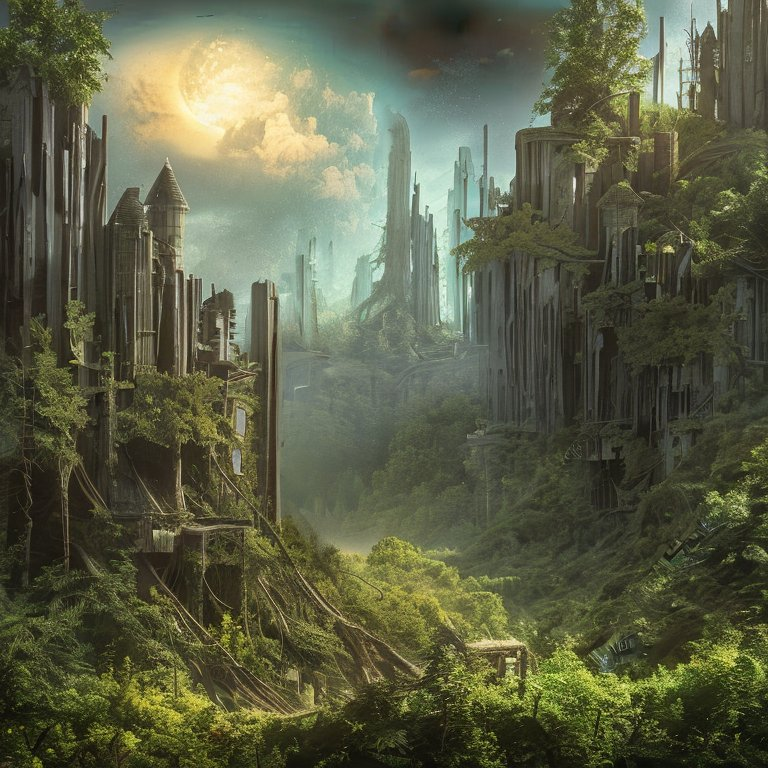
#> input picture image/work2.jpg, 768 x 768 px
$ python assignment_2.py
#> lines starting #> are read from the running program, lines starting #| are printed output that depends on the picture
import numpy as np
import cv2 as cv

imgA = cv.imread("image/work2.jpg", cv.IMREAD_GRAYSCALE)
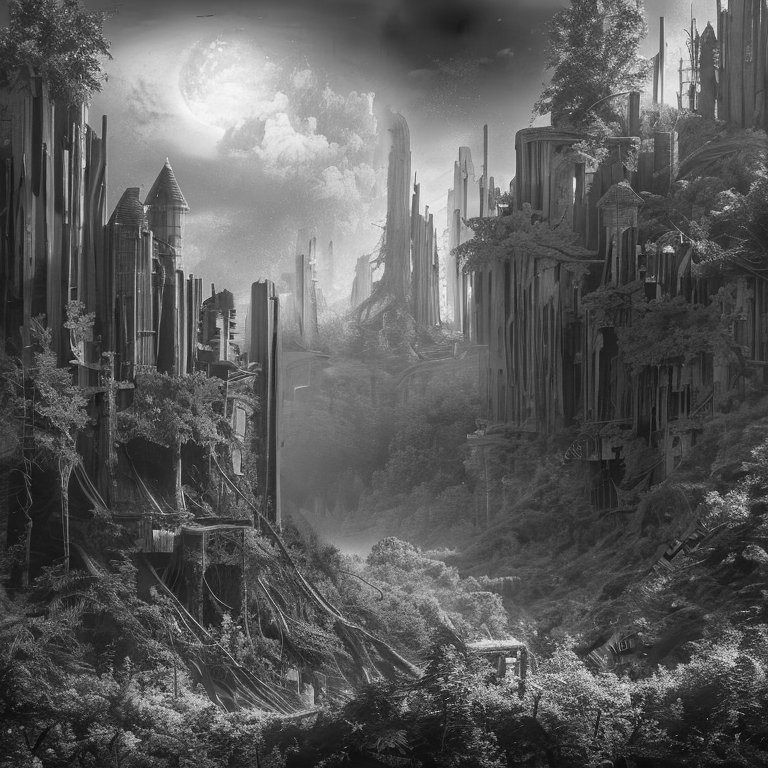
#> imgA: shape (768, 768); min 0, max 251, mean 91.4

user_specific_value = int(input("Enter mean value: "))
#> the answer given: 3
window_size = int(input("Enter window size: "))
#> the answer given: 100
gamma_more = float(input("Enter the gamma value for γ < 1: ")) #ป้อนค่าแกมม่าที่น้อยกว่า 1
#> the answer given: 1
gammma_less = float(input("Enter the gamma value for γ > 1: ")) #ป้อนค่าแกมม่าที่มากกว่า 1
#> the answer given: 1

block_size = (window_size, window_size)
stride = (block_size[0] // 2, block_size[1] // 2)

blocks_y = (imgA.shape[0] - block_size[0]) // stride[0] + 1
#> blocks_y = 14
blocks_x = (imgA.shape[1] - block_size[1]) // stride[1] + 1
#> blocks_x = 14

blocks = []
block_histograms = []
block_means = []

for y in range(blocks_y):
    for x in range(blocks_x):
        block = imgA[y * stride[0]: y * stride[0] + block_size[0], x * stride[1]: x * stride[1] + block_size[1]]
        blocks.append(block)

        hist = cv.calcHist([block], [0], None, [256], [0, 256])
        block_histograms.append(hist)

        value_mean = np.mean(block)
        block_means.append(value_mean)
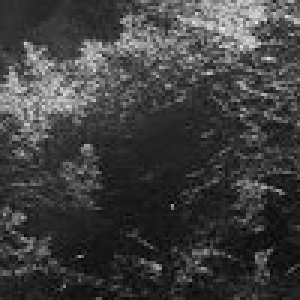
#> block: shape (100, 100) (shown 3 times larger); min 1, max 232, mean 62.9
#> after the loop, block_histograms = 196 items; block_means = 196 values, max 216.4 at index 17, min 40.71 at index 140, mean 96.6; blocks = 196 items

if value_mean < user_specific_value:
    block_gamma = np.power(block / 255.0 , gammma_less) * 255.0
else:
    block_gamma = np.power(block / 255.0, gamma_more) * 255.0


block_gamma = block_gamma.astype(np.uint8)

cv.imwrite(f"divide_img/block_{y}_{x}.png",block_gamma)

for i, hist in enumerate(block_histograms):
    value_mean = block_means[i]
    print(f"Block {i}: Histogram: {hist}, Mean Value: {value_mean}")
#> this loop made 196 passes
#> value_mean on passes 1 to 3: 72.22, 114.9, 158.9
#> (printed output is left out)

$ run again, with image/work3.jpg copied over image/work2.jpg
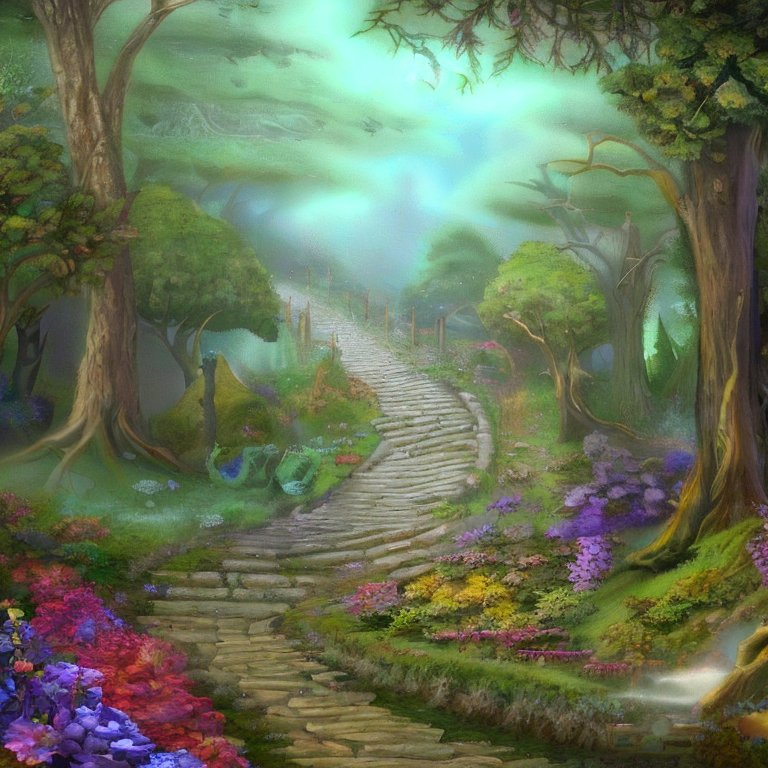
#> input picture image/work3.jpg, 768 x 768 px
#> `imgA = cv.imread("image/work2.jpg", cv.IMREAD_GRAYSCALE)`:
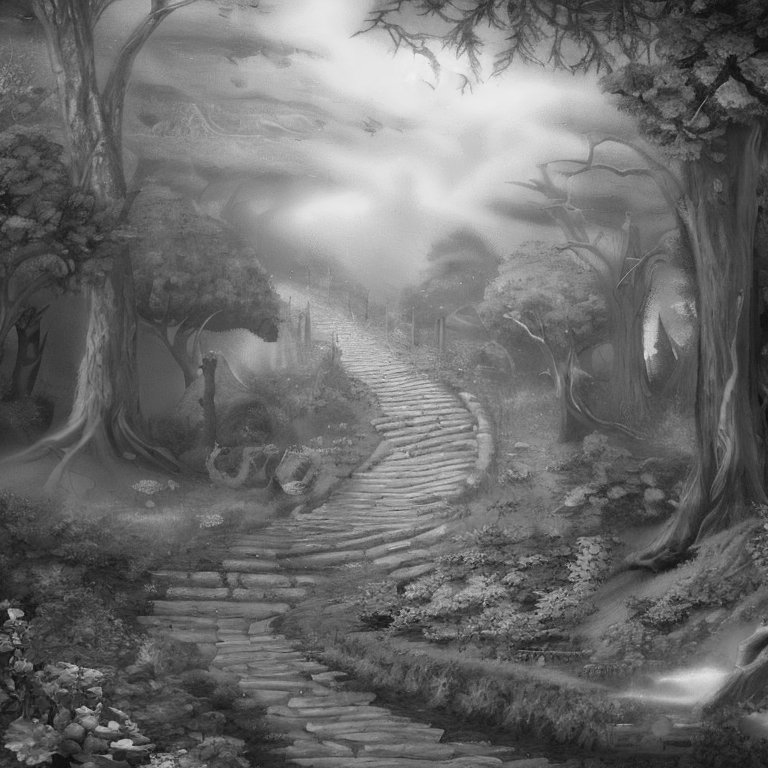
#> imgA: shape (768, 768); min 7, max 243, mean 108.2
#> after the loop `for y in range(blocks_y):`:
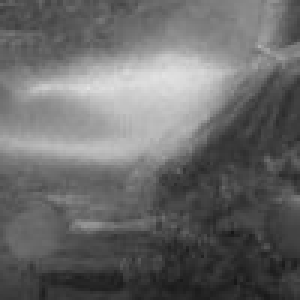
#> block: shape (100, 100) (shown 3 times larger); min 22, max 226, mean 105.3
#> after the loop `for y in range(blocks_y):`: block_histograms = 196 items; block_means = 196 values, max 217.1 at index 22, min 62.15 at index 154, mean 114; blocks = 196 items
#> the loop `for i, hist in enumerate(block_histograms):` made 196 passes
#> value_mean on passes 1 to 3: 94.37, 106.2, 123.9
#> (printed output is left out)
